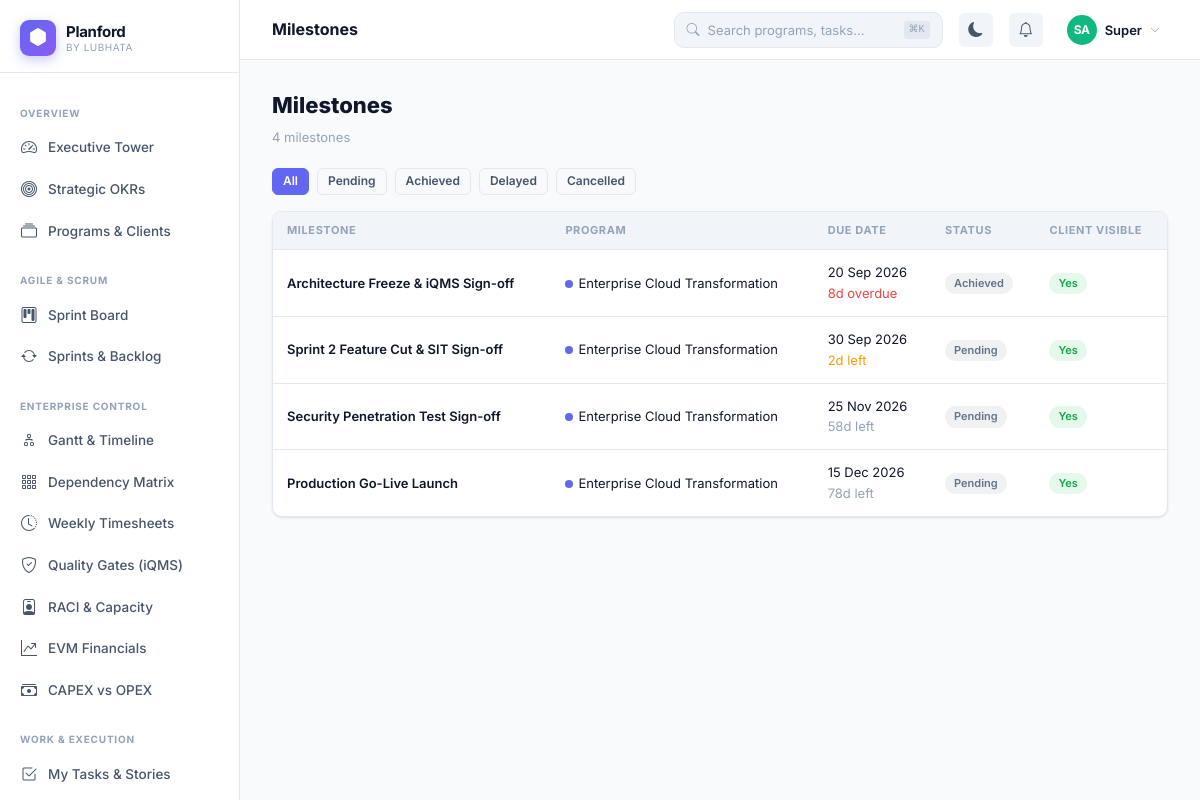
The app's page /milestones (signed in) with its own data.
### tables this page shows
CREATE TABLE `milestones` (
  `id` int unsigned NOT NULL AUTO_INCREMENT,
  `program_id` int unsigned NOT NULL,
  `phase_id` int unsigned DEFAULT NULL,
  `title` varchar(200) NOT NULL,
  `description` text,
  `due_date` date NOT NULL,
  `achieved_date` date DEFAULT NULL,
  `status` enum('pending','achieved','delayed','cancelled') NOT NULL DEFAULT 'pending',
  `is_client_visible` tinyint(1) DEFAULT '1',
  `created_by` int unsigned DEFAULT NULL,
  `created_at` datetime NOT NULL DEFAULT CURRENT_TIMESTAMP,
  PRIMARY KEY (`id`),
  KEY `program_id` (`program_id`)
);

CREATE TABLE `programs` (
  `id` int unsigned NOT NULL AUTO_INCREMENT,
  `org_id` int unsigned NOT NULL,
  `code` varchar(30) NOT NULL,
  `name` varchar(200) NOT NULL,
  `description` text,
  `methodology` enum('scrum','kanban','waterfall','hybrid') NOT NULL DEFAULT 'scrum',
  `rag_status` enum('green','amber','red') NOT NULL DEFAULT 'green',
  `status` enum('planning','active','on_hold','completed','cancelled') NOT NULL DEFAULT 'planning',
  `priority` enum('critical','high','medium','low') NOT NULL DEFAULT 'medium',
  `start_date` date DEFAULT NULL,
  `end_date` date DEFAULT NULL,
  `budget` decimal(15,2) DEFAULT NULL,
  `currency` varchar(5) DEFAULT 'INR',
  `owner_id` int unsigned DEFAULT NULL,
  `client_name` varchar(150) DEFAULT NULL,
  `client_logo` varchar(300) DEFAULT NULL,
  `cover_color` varchar(20) DEFAULT '#6366f1',
  `is_public` tinyint(1) DEFAULT '0',
  `stakeholder_token` varchar(64) DEFAULT NULL,
  `settings` json DEFAULT NULL,
  `created_by` int unsigned DEFAULT NULL,
  `created_at` datetime NOT NULL DEFAULT CURRENT_TIMESTAMP,
  `updated_at` datetime NOT NULL DEFAULT CURRENT_TIMESTAMP ON UPDATE CURRENT_TIMESTAMP,
  PRIMARY KEY (`id`),
  UNIQUE KEY `stakeholder_token` (`stakeholder_token`),
  KEY `org_id` (`org_id`),
  KEY `owner_id` (`owner_id`),
  KEY `status` (`status`)
);

### src/Models/DB.php (called while the page is built, shortened)
<?php
class DB {
    private static ?DB $instance = null;
    private mysqli $conn;
    private function __construct() {
        $this->conn = new mysqli(DB_HOST, DB_USER, DB_PASS, DB_NAME, DB_PORT);
        $this->conn->set_charset('utf8mb4');
        $this->conn->query("SET time_zone = '+05:30'");
    }
    public static function get(): self {
        if (!self::$instance) self::$instance = new self();
        return self::$instance;
    }
    private function types(array $params): string {
        return implode('', array_map(fn($v) =>
            is_int($v) ? 'i' : (is_float($v) ? 'd' : 's'), $params));
    }
    public function query(string $sql, array $params = []): mysqli_result|bool {
        $stmt = $this->conn->prepare($sql);
        $stmt->bind_param($this->types($params), ...$params);
        $stmt->execute();
        $result = $stmt->get_result();
        return $result !== false ? $result : true;
    }
    public function fetchAll(string $sql, array $params = []): array {
        $r = $this->query($sql, $params);
        return $r->fetch_all(MYSQLI_ASSOC);
    }
    public function fetchOne(string $sql, array $params = []): ?array {
        $r = $this->query($sql, $params);
        return $r->fetch_assoc() ?: null;
    }
    public function fetchColumn(string $sql, array $params = []): mixed {
        $row = $this->fetchOne($sql, $params);
        return $row ? reset($row) : null;
    }
}
function db(): DB { return DB::get(); }

### views/milestones/index.php (the view, shortened to what this page needs)
<?php
$db = db(); $orgId = authOrgId();
$filterStatus = $_GET['status'] ?? 'all';
$page = max(1,(int)($_GET['page']??1));
$where = 'p.org_id=?'; $params = [$orgId];
$total = $db->fetchColumn("SELECT COUNT(*) FROM milestones m JOIN programs p ON m.program_id=p.id WHERE $where", $params);
$milestones = $db->fetchAll(
    "SELECT m.*, p.name as program_name, p.cover_color FROM milestones m
     JOIN programs p ON m.program_id=p.id WHERE $where ORDER BY m.due_date LIMIT ".PER_PAGE." OFFSET ".(($page-1)*PER_PAGE), $params
);
?>
<div class="d-flex align-items-center justify-content-between mb-5 flex-wrap gap-3">
  <div>
    <h1 style="font-size:22px;font-weight:800;margin-bottom:4px">Milestones</h1>
    <p style="color:var(--pf-text-3);font-size:13px"><?= number_format($total) ?> milestone<?= $total!=1?'s':'' ?></p>
  </div>
</div>
<div class="d-flex gap-2 mb-4 flex-wrap">
  <?php foreach(['all'=>'All','pending'=>'Pending','achieved'=>'Achieved','delayed'=>'Delayed','cancelled'=>'Cancelled'] as $v=>$l): ?>
  <a href="?status=<?= $v ?>" class="btn btn-sm <?= $filterStatus===$v?'btn-primary':'btn-outline' ?>"><?= $l ?></a>
  <?php endforeach; ?>
</div>
<div class="pf-card">
  <?php if(empty($milestones)): ?>
  <div class="pf-empty"><div class="pf-empty-icon"><i class="bi bi-flag"></i></div><div class="pf-empty-title">No milestones found</div></div>
  <?php else: ?>
  <div class="pf-table-wrap">
    <table class="pf-table">
      <thead><tr><th>Milestone</th><th>Program</th><th>Due Date</th><th>Status</th><th>Client Visible</th></tr></thead>
      <tbody>
        <?php foreach($milestones as $m): ?>
        <tr>
          <td><div class="fw-600"><?= e($m['title']) ?></div></td>
          <td><span style="display:inline-block;width:8px;height:8px;border-radius:50%;background:<?= e($m['cover_color']) ?>;margin-right:5px"></span><?= e($m['program_name']) ?></td>
          <td><?= fDate($m['due_date']) ?><br><?= daysLeft($m['due_date'],$m['status']) ?></td>
          <td><?= statusBadge($m['status']) ?></td>
          <td><?= $m['is_client_visible']?'<span class="badge badge-soft-success">Yes</span>':'<span class="badge badge-soft-secondary">No</span>' ?></td>
        </tr>
        <?php endforeach; ?>
      </tbody>
    </table>
  </div>
  <?php endif; ?>
</div>
<?php $content=ob_get_clean(); require VIEW_PATH.'layouts/app.php';

### src/Helpers/helpers.php (shortened to what this page needs)
<?php
function authOrgId(): int {
    return (int)($_SESSION['pf_user']['org_id'] ?? 0);
}
function e(mixed $v): string {
    return htmlspecialchars((string)$v, ENT_QUOTES | ENT_HTML5, 'UTF-8');
}
function statusBadge(string $status): string {
    $map = [
        'active'       => ['primary',  'Active'],
        'planning'     => ['info',     'Planning'],
        'on_track'     => ['success',  'On Track'],
        'at_risk'      => ['warning',  'At Risk'],
        'delayed'      => ['danger',   'Delayed'],
        'completed'    => ['success',  'Completed'],
        'cancelled'    => ['secondary','Cancelled'],
        'on_hold'      => ['warning',  'On Hold'],
        'not_started'  => ['secondary','Not Started'],
        'in_progress'  => ['primary',  'In Progress'],
        'blocked'      => ['danger',   'Blocked'],
        'review'       => ['info',     'In Review'],
        'approved'     => ['success',  'Approved'],
        'rejected'     => ['danger',   'Rejected'],
        'draft'        => ['secondary','Draft'],
        'open'         => ['primary',  'Open'],
        'resolved'     => ['success',  'Resolved'],
        'closed'       => ['secondary','Closed'],
    ];
    [$cls, $label] = $map[$status] ?? ['secondary', ucfirst(str_replace('_', ' ', $status))];
    return "<span class=\"badge badge-soft-$cls\">$label</span>";
}
function avatar(string $name, string $color = '', string $size = '36px'): string {
    $initials = implode('', array_map(fn($w) => strtoupper($w[0]), array_slice(explode(' ', trim($name)), 0, 2)));
    if (!$color) {
        $colors = ['#6366f1','#8b5cf6','#ec4899','#06b6d4','#10b981','#f59e0b','#ef4444','#3b82f6'];
        $color  = $colors[crc32($name) % count($colors)];
    }
    return "<div class='pf-avatar' style='width:$size;height:$size;background:$color;font-size:calc($size * 0.4)'>{$initials}</div>";
}
function fDate(?string $d, string $fmt = 'd M Y'): string {
    return $d ? date($fmt, strtotime($d)) : '—';
}
function daysLeft(?string $date, string $status = ''): string {
    $diff = (int)ceil((strtotime($date) - time()) / 86400);
    if ($diff < 0)  return "<span class='text-danger fw-semibold'>" . abs($diff) . "d overdue</span>";
    if ($diff <= 3) return "<span class='text-warning'>{$diff}d left</span>";
    return "<span class='text-muted'>{$diff}d left</span>";
}

### index.php (shortened to what this page needs)
<?php
require_once __DIR__ . '/src/Models/DB.php';
require_once __DIR__ . '/src/Helpers/helpers.php';
$uri    = parse_url($_SERVER['REQUEST_URI'], PHP_URL_PATH);
$base   = parse_url(APP_URL, PHP_URL_PATH);
$path   = '/' . trim(substr($uri, strlen($base)), '/');
foreach ($routes as $route => [$view, $roles]) {
    if ($path === $route || $path === $route . '/') {
        require VIEW_PATH . str_replace('/', DIRECTORY_SEPARATOR, $view) . '.php';
        break;
    }
}

### assets/css/planford.css (style rules this page uses)
:root { --pf-indigo: #6366f1; --pf-violet: #8b5cf6; --pf-pink: #ec4899; --pf-cyan: #06b6d4; --pf-green: #22c55e; --pf-amber: #f59e0b; --pf-red: #ef4444; --pf-blue: #3b82f6; --pf-teal: #14b8a6; --pf-orange: #f97316; --pf-bg: #f8fafc; --pf-surface: #ffffff; --pf-surface2: #f1f5f9; --pf-border: #e2e8f0; --pf-text: #0f172a; --pf-text-2: #475569; --pf-text-3: #94a3b8; --pf-sidebar-w: 240px; --pf-header-h: 60px; --pf-radius: 10px; --pf-radius-sm: 6px; --pf-radius-lg: 16px; --pf-shadow: 0 1px 3px rgba(0,0,0,.08), 0 1px 2px rgba(0,0,0,.04); --pf-shadow-md: 0 4px 12px rgba(0,0,0,.1); --pf-shadow-lg: 0 12px 32px rgba(0,0,0,.12); --pf-transition: all .2s cubic-bezier(.4,0,.2,1); --pf-font: 'Inter', -apple-system, BlinkMacSystemFont, 'Segoe UI', sans-serif; }
*, *::before, *::after { box-sizing: border-box; margin: 0; padding: 0; }
html { font-size: 14px; scroll-behavior: smooth; }
body { font-family: var(--pf-font); background: var(--pf-bg); color: var(--pf-text); line-height: 1.6; -webkit-font-smoothing: antialiased; min-height: 100vh; }
a { color: var(--pf-indigo); text-decoration: none; transition: var(--pf-transition); }
.pf-card { background: var(--pf-surface); border: 1px solid var(--pf-border); border-radius: var(--pf-radius); box-shadow: var(--pf-shadow); overflow: hidden; }
.btn { display: inline-flex; align-items: center; gap: 6px; padding: 7px 16px; border-radius: var(--pf-radius-sm); font-size: 13px; font-weight: 600; border: 1px solid transparent; cursor: pointer; transition: var(--pf-transition); text-decoration: none; white-space: nowrap; line-height: 1.4; }
.btn-primary { background: var(--pf-indigo); color: #fff; border-color: var(--pf-indigo); }
.btn-outline { background: transparent; color: var(--pf-text-2); border-color: var(--pf-border); }
.btn-sm { padding: 4px 10px; font-size: 12px; }
.pf-table-wrap { overflow-x: auto; }
.pf-table { width: 100%; border-collapse: collapse; font-size: 13px; }
.pf-table th { padding: 10px 14px; text-align: left; font-size: 11px; font-weight: 700; text-transform: uppercase; letter-spacing: .6px; color: var(--pf-text-3); background: var(--pf-surface2); border-bottom: 1px solid var(--pf-border); white-space: nowrap; }
.pf-table td { padding: 12px 14px; border-bottom: 1px solid var(--pf-border); color: var(--pf-text); vertical-align: middle; }
.pf-table tr:last-child td { border-bottom: none; }
.badge { display: inline-flex; align-items: center; gap: 4px; padding: 3px 9px; border-radius: 999px; font-size: 11px; font-weight: 600; line-height: 1.4; white-space: nowrap; }
.badge-soft-success { background: rgba(34,197,94,.12); color: #16a34a; }
.badge-soft-secondary { background: rgba(100,116,139,.1); color: #64748b; }
.pf-avatar { border-radius: 50%; display: flex; align-items: center; justify-content: center; color: #fff; font-weight: 700; flex-shrink: 0; font-size: 13px; letter-spacing: -.5px; }
.d-flex { display: flex; }
.gap-2 { gap: 8px; }
.gap-3 { gap: 12px; }
.flex-wrap { flex-wrap: wrap; }
.fw-600 { font-weight: 600; }
.text-muted { color: var(--pf-text-3); }
.text-danger { color: var(--pf-red); }
.text-warning { color: var(--pf-amber); }
.mb-4 { margin-bottom: 16px; }
.mb-5 { margin-bottom: 20px; }

### records on screen
milestones: title "Architecture Freeze & iQMS Sign-off", program.name "Enterprise Cloud Transformation", due_date "20 Sep 2026", due_date "8", label "Achieved", is_client_visible "Yes"
milestones: title "Sprint 2 Feature Cut & SIT Sign-off", program.name "Enterprise Cloud Transformation", due_date "30 Sep 2026", due_date "2", label "Pending", is_client_visible "Yes"
milestones: title "Security Penetration Test Sign-off", program.name "Enterprise Cloud Transformation", due_date "25 Nov 2026", due_date "58", label "Pending", is_client_visible "Yes"
milestones: title "Production Go-Live Launch", program.name "Enterprise Cloud Transformation", due_date "15 Dec 2026", due_date "78", label "Pending", is_client_visible "Yes"

### other values on screen
$total "4"
$l "All"
$l "Pending"
$l "Achieved"
$l "Delayed"
$l "Cancelled"
